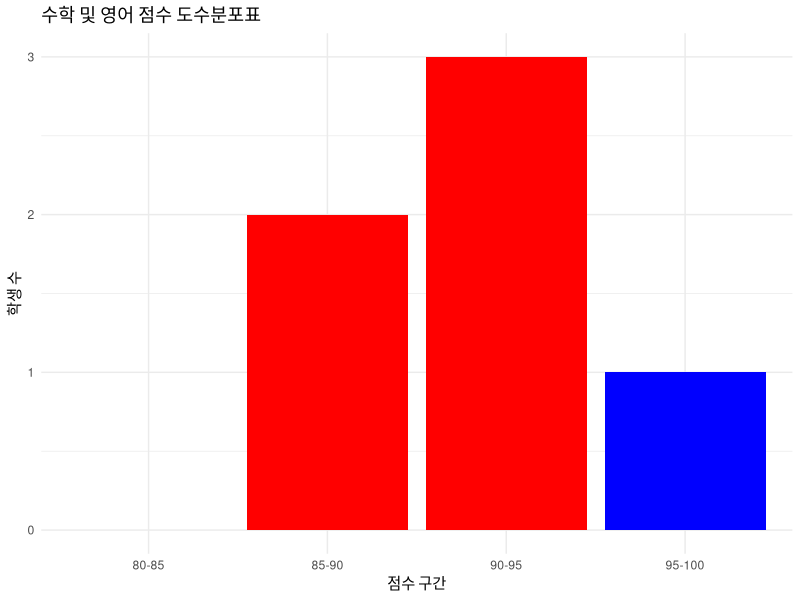

This chart was generated by the following R code:
# ggplot2 패키지 설치 (이미 설치된 경우 생략 가능)
install.packages("ggplot2")

# ggplot2 패키지 로드
library(ggplot2)

# 엑셀 파일 읽기 패키지 로드
library(readxl)

# 이전 실습에서 생성한 엑셀 파일 읽기
students <- read_excel("data/my_students.xlsx", sheet = "Sheet1")

# 수학과 영어 점수를 각각 5점 간격으로 구간화
breaks <- seq(80, 100, by = 5)  # 구간 설정
labels <- c("80-85", "85-90", "90-95", "95-100")  # 레이블 설정

# 수학 점수 구간화 및 도수분포표 생성
math_bins <- cut(students$수학, breaks, right = FALSE, labels = labels)
math_freq_table <- table(math_bins)

# 영어 점수 구간화 및 도수분포표 생성
english_bins <- cut(students$영어, breaks, right = FALSE, labels = labels)
english_freq_table <- table(english_bins)

# 도수분포표를 데이터프레임으로 변환
freq_df <- data.frame(
  구간 = labels,
  수학 = as.vector(math_freq_table),
  영어 = as.vector(english_freq_table)
)

# 도수분포표 출력
View(freq_df)

# 도수분포표 차트 그리기
ggplot(data = freq_df, aes(x = 구간)) +
  geom_bar(aes(y = 수학), stat = "identity", position = "dodge", fill = "blue") +
  geom_bar(aes(y = 영어), stat = "identity", position = "dodge", fill = "red") +
  labs(title = "수학 및 영어 점수 도수분포표", x = "점수 구간", y = "학생 수") +
  theme_minimal()

